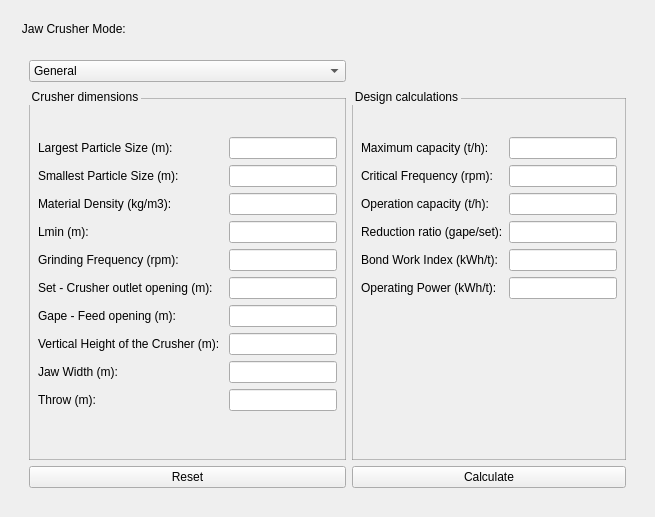
                               <widget class="QWidget" name="molino_mandibula">
                                <layout class="QVBoxLayout" name="verticalLayout_32">
                                 <item>
                                  <widget class="QWidget" name="widget_16" native="true">
                                   <layout class="QHBoxLayout" name="horizontalLayout_19">
                                    <item>
                                     <widget class="QGroupBox" name="groupBox_22">
                                      <property name="styleSheet">
                                       <string notr="true">QGroupBox {
    border: 2px;
	font: 600 12pt &quot;Bookman Old Style&quot;;
    margin-top: 10px; /* Ajusta el margen superior según tus necesidades */
    padding-top: 30px; /* Ajusta el espaciado superior según tus necesidades */
}
</string>
                                      </property>
                                      <property name="title">
                                       <string>Jaw Crusher Mode: </string>
                                      </property>
                                      <property name="alignment">
                                       <set>Qt::AlignLeading|Qt::AlignLeft|Qt::AlignVCenter</set>
                                      </property>
                                      <layout class="QGridLayout" name="gridLayout_18">
                                       <property name="topMargin">
                                        <number>0</number>
                                       </property>
                                       <item row="2" column="1">
                                        <widget class="QPushButton" name="botonLimpiarMandibula">
                                         <property name="cursor">
                                          <cursorShape>PointingHandCursor</cursorShape>
                                         </property>
                                         <property name="styleSheet">
                                          <string notr="true">QPushButton:hover {
    font-size: 15px;
	font: 600 12pt &quot;Bookman Old Style&quot;;
	background-color: rgb(255, 44, 44);

}

QPushButton:pressed{
	padding-left:5px;
	padding-top:5px;
	
	background-color: qlineargradient(spread:pad, x1:0, y1:0, x2:1, y2:0, stop:0 rgba(53, 21, 21, 255), stop:0.55 rgba(235, 93, 44, 255), stop:0.98 rgba(146, 91, 9, 255), stop:1 rgba(0, 0, 0, 0));
}</string>
                                         </property>
                                         <property name="text">
                                          <string>Reset</string>
                                         </property>
                                        </widget>
                                       </item>
                                       <item row="2" column="2">
                                        <widget class="QPushButton" name="botonCalcularMandibula">
                                         <property name="cursor">
                                          <cursorShape>PointingHandCursor</cursorShape>
                                         </property>
                                         <property name="styleSheet">
                                          <string notr="true">
QPushButton:hover {
    font-size: 15px;
	
	color: rgb(0, 0, 0);
	background-color: rgb(0, 255, 69);

}

QPushButton:pressed{
	padding-left:5px;
	padding-top:5px;
	
	background-color: qlineargradient(spread:pad, x1:0, y1:0, x2:1, y2:0, stop:0 rgba(211, 255, 102, 255), stop:0.55 rgba(139, 235, 44, 255), stop:0.98 rgba(9, 146, 76, 149), stop:1 rgba(0, 0, 0, 0));
}</string>
                                         </property>
                                         <property name="text">
                                          <string>Calculate</string>
                                         </property>
                                        </widget>
                                       </item>
                                       <item row="1" column="1">
                                        <widget class="QGroupBox" name="groupBox_23">
                                         <property name="styleSheet">
                                          <string notr="true">QGroupBox {
    border: 1px solid rgba(128, 128, 128, 0.5); /* Ajusta la opacidad según tus necesidades */
    margin-top: 10px; /* Ajusta el margen superior según tus necesidades */
    padding-top: 20px; /* Ajusta el espaciado superior según tus necesidades */
	
	font: 600 12pt &quot;Bookman Old Style&quot;;
}

QLineEdit:focus{
    border: 1px solid rgb(189, 147, 249);
}</string>
                                         </property>
                                         <property name="title">
                                          <string>Crusher dimensions</string>
                                         </property>
                                         <layout class="QGridLayout" name="gridLayout_17">
                                          <property name="topMargin">
                                           <number>9</number>
                                          </property>
                                          <property name="bottomMargin">
                                           <number>9</number>
                                          </property>
                                          <property name="verticalSpacing">
                                           <number>6</number>
                                          </property>
                                          <item row="0" column="1">
                                           <widget class="QLineEdit" name="lineEditSizeMayor"/>
                                          </item>
                                          <item row="5" column="0">
                                           <widget class="QLabel" name="label_86">
                                            <property name="text">
                                             <string>Grinding Frequency (rpm): </string>
                                            </property>
                                           </widget>
                                          </item>
                                          <item row="13" column="0">
                                           <widget class="QLabel" name="label_79">
                                            <property name="text">
                                             <string>Jaw Width (m):</string>
                                            </property>
                                           </widget>
                                          </item>
                                          <item row="5" column="1">
                                           <widget class="QLineEdit" name="lineEditFrecuenciaMolienda"/>
                                          </item>
                                          <item row="4" column="1">
                                           <widget class="QLineEdit" name="lineEditLmin"/>
                                          </item>
                                          <item row="13" column="1">
                                           <widget class="QLineEdit" name="lineEditWidth"/>
                                          </item>
                                          <item row="1" column="0">
                                           <widget class="QLabel" name="label_201">
                                            <property name="text">
                                             <string>Smallest Particle Size (m): </string>
                                            </property>
                                           </widget>
                                          </item>
                                          <item row="14" column="1">
                                           <widget class="QLineEdit" name="lineEditThrow"/>
                                          </item>
                                          <item row="8" column="1">
                                           <widget class="QLineEdit" name="lineEditAlturaTriturador"/>
                                          </item>
                                          <item row="4" column="0">
                                           <widget class="QLabel" name="label_76">
                                            <property name="text">
                                             <string>Lmin (m): </string>
                                            </property>
                                           </widget>
                                          </item>
                                          <item row="8" column="0">
                                           <widget class="QLabel" name="label_78">
                                            <property name="text">
                                             <string>Vertical Height of the Crusher (m): </string>
                                            </property>
                                           </widget>
                                          </item>
                                          <item row="7" column="1">
                                           <widget class="QLineEdit" name="lineEditGape"/>
                                          </item>
                                          <item row="6" column="1">
                                           <widget class="QLineEdit" name="lineEditSet"/>
                                          </item>
                                          <item row="2" column="1">
                                           <widget class="QLineEdit" name="lineEditDensidad"/>
                                          </item>
                                          <item row="7" column="0">
                                           <widget class="QLabel" name="label_87">
                                            <property name="text">
                                             <string>Gape - Feed opening (m): </string>
                                            </property>
                                           </widget>
                                          </item>
                                          <item row="0" column="0">
                                           <widget class="QLabel" name="label_200">
                                            <property name="text">
                                             <string>Largest Particle Size (m): </string>
                                            </property>
                                           </widget>
                                          </item>
                                          <item row="6" column="0">
                                           <widget class="QLabel" name="label_75">
                                            <property name="text">
                                             <string>Set - Crusher outlet opening (m): </string>
                                            </property>
                                           </widget>
                                          </item>
                                          <item row="1" column="1">
                                           <widget class="QLineEdit" name="lineEditSizeMenor"/>
                                          </item>
                                          <item row="2" column="0">
                                           <widget class="QLabel" name="label_77">
                                            <property name="text">
                                             <string>Material Density (kg/m3):</string>
                                            </property>
                                           </widget>
                                          </item>
                                          <item row="14" column="0">
                                           <widget class="QLabel" name="label_80">
                                            <property name="text">
                                             <string>Throw (m): </string>
                                            </property>
                                           </widget>
                                          </item>
                                          <item row="16" column="1">
                                           <spacer name="verticalSpacer_13">
                                            <property name="orientation">
                                             <enum>Qt::Vertical</enum>
                                            </property>
                                            <property name="sizeHint" stdset="0">
                                             <size>
                                              <width>20</width>
                                              <height>40</height>
                                             </size>
                                            </property>
                                           </spacer>
                                          </item>
                                         </layout>
                                        </widget>
                                       </item>
                                       <item row="1" column="2">
                                        <widget class="QGroupBox" name="groupBox_33">
                                         <property name="styleSheet">
                                          <string notr="true">QGroupBox {
    border: 1px solid rgba(128, 128, 128, 0.5); /* Ajusta la opacidad según tus necesidades */
    margin-top: 10px; /* Ajusta el margen superior según tus necesidades */
    padding-top: 20px; /* Ajusta el espaciado superior según tus necesidades */
	
	font: 600 12pt &quot;Bookman Old Style&quot;;
}

QLineEdit:focus{
    border: 1px solid rgb(189, 147, 249);
}</string>
                                         </property>
                                         <property name="title">
                                          <string>Design calculations</string>
                                         </property>
                                         <layout class="QFormLayout" name="formLayout_5">
                                          <item row="0" column="0">
                                           <widget class="QLabel" name="label_82">
                                            <property name="text">
                                             <string>Maximum capacity (t/h):</string>
                                            </property>
                                           </widget>
                                          </item>
                                          <item row="0" column="1">
                                           <widget class="QLineEdit" name="lineEditCapacidadTrituradora"/>
                                          </item>
                                          <item row="1" column="0">
                                           <widget class="QLabel" name="label_83">
                                            <property name="text">
                                             <string>Critical Frequency (rpm): </string>
                                            </property>
                                           </widget>
                                          </item>
                                          <item row="1" column="1">
                                           <widget class="QLineEdit" name="lineEditFrecuenciaCritica"/>
                                          </item>
                                          <item row="3" column="1">
                                           <widget class="QLineEdit" name="lineEditRelacionReduccion"/>
                                          </item>
                                          <item row="2" column="1">
                                           <widget class="QLineEdit" name="lineEditCapacidadReal"/>
                                          </item>
                                          <item row="2" column="0">
                                           <widget class="QLabel" name="label_202">
                                            <property name="text">
                                             <string>Operation capacity (t/h): </string>
                                            </property>
                                           </widget>
                                          </item>
                                          <item row="3" column="0">
                                           <widget class="QLabel" name="label_81">
                                            <property name="text">
                                             <string>Reduction ratio (gape/set):</string>
                                            </property>
                                           </widget>
                                          </item>
                                          <item row="4" column="0">
                                           <widget class="QLabel" name="label_84">
                                            <property name="text">
                                             <string>Bond Work Index (kWh/t): </string>
                                            </property>
                                           </widget>
                                          </item>
                                          <item row="4" column="1">
                                           <widget class="QLineEdit" name="lineEditOtroIndiceTrituradora"/>
                                          </item>
                                          <item row="5" column="1">
                                           <widget class="QLineEdit" name="lineEditPotenciaTrituradora"/>
                                          </item>
                                          <item row="5" column="0">
                                           <widget class="QLabel" name="label_85">
                                            <property name="text">
                                             <string>Operating Power (kWh/t):</string>
                                            </property>
                                           </widget>
                                          </item>
                                         </layout>
                                        </widget>
                                       </item>
                                       <item row="0" column="1">
                                        <widget class="QComboBox" name="comboBox">
                                         <property name="cursor">
                                          <cursorShape>PointingHandCursor</cursorShape>
                                         </property>
                                         <property name="styleSheet">
                                          <string notr="true">QComboBox QAbstractItemView {
	background: transparent;
    background-color: #FFFFFF; /* Cambia el color de fondo de las opciones
	 desplegadas a blanco */
	color: #000000; /* Cambia el color del texto a negro */
}</string>
                                         </property>
                                         <item>
                                          <property name="text">
                                           <string>General</string>
                                          </property>
                                         </item>
                                         <item>
                                          <property name="text">
                                           <string>Mill Geometrical Parameters</string>
                                          </property>
                                         </item>
                                         <item>
                                          <property name="text">
                                           <string>Mill Capacity</string>
                                          </property>
                                         </item>
                                         <item>
                                          <property name="text">
                                           <string>Mill Power</string>
                                          </property>
                                         </item>
                                        </widget>
                                       </item>
                                      </layout>
                                     </widget>
                                    </item>
                                   </layout>
                                  </widget>
                                 </item>
                                </layout>
                               </widget>
